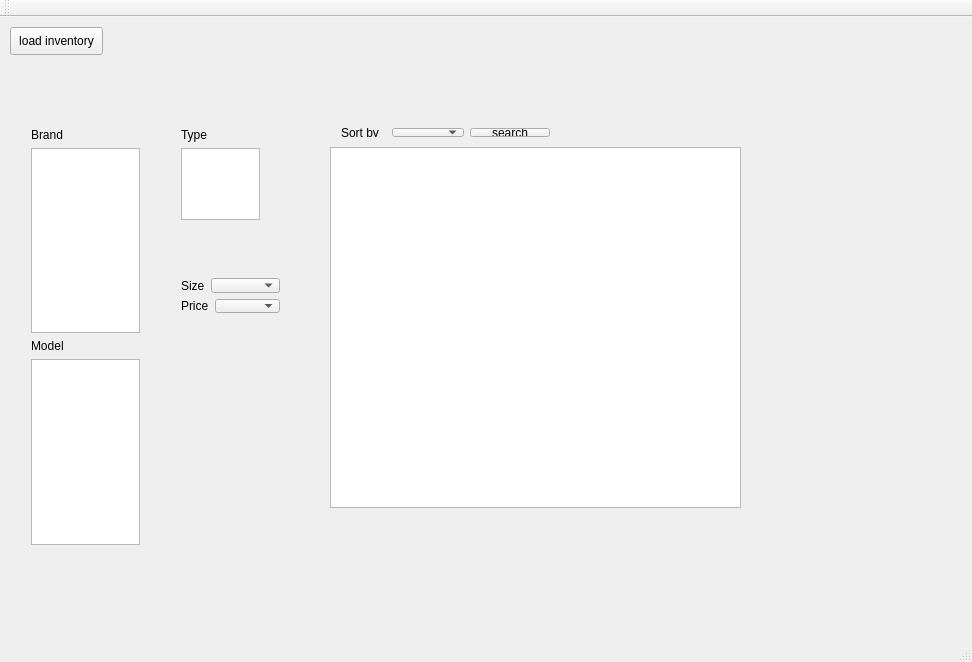
<?xml version="1.0" encoding="UTF-8"?>
<ui version="4.0">
 <class>ShopWindow</class>
 <widget class="QMainWindow" name="ShopWindow">
  <property name="geometry">
   <rect>
    <x>0</x>
    <y>0</y>
    <width>972</width>
    <height>662</height>
   </rect>
  </property>
  <property name="windowTitle">
   <string>ShopWindow</string>
  </property>
  <widget class="QWidget" name="centralWidget">
   <widget class="QPushButton" name="openButton">
    <property name="geometry">
     <rect>
      <x>10</x>
      <y>10</y>
      <width>93</width>
      <height>28</height>
     </rect>
    </property>
    <property name="text">
     <string>load inventory</string>
    </property>
   </widget>
   <widget class="QWidget" name="">
    <property name="geometry">
     <rect>
      <x>20</x>
      <y>100</y>
      <width>131</width>
      <height>439</height>
     </rect>
    </property>
    <layout class="QVBoxLayout" name="verticalLayout_3">
     <item>
      <widget class="QLabel" name="label_7">
       <property name="text">
        <string>Brand</string>
       </property>
      </widget>
     </item>
     <item>
      <widget class="QListWidget" name="brandLWidget">
       <property name="font">
        <font>
         <family>8514oem</family>
         <pointsize>8</pointsize>
        </font>
       </property>
       <property name="selectionMode">
        <enum>QAbstractItemView::MultiSelection</enum>
       </property>
      </widget>
     </item>
     <item>
      <widget class="QLabel" name="label_8">
       <property name="text">
        <string>Model</string>
       </property>
      </widget>
     </item>
     <item>
      <widget class="QListWidget" name="modelLWidget">
       <property name="font">
        <font>
         <family>8514oem</family>
         <pointsize>8</pointsize>
        </font>
       </property>
       <property name="selectionMode">
        <enum>QAbstractItemView::MultiSelection</enum>
       </property>
      </widget>
     </item>
    </layout>
   </widget>
   <widget class="QListWidget" name="listWidget">
    <property name="geometry">
     <rect>
      <x>330</x>
      <y>130</y>
      <width>411</width>
      <height>361</height>
     </rect>
    </property>
    <property name="font">
     <font>
      <family>8514oem</family>
      <pointsize>8</pointsize>
     </font>
    </property>
   </widget>
   <widget class="QWidget" name="">
    <property name="geometry">
     <rect>
      <x>170</x>
      <y>100</y>
      <width>101</width>
      <height>114</height>
     </rect>
    </property>
    <layout class="QVBoxLayout" name="verticalLayout">
     <item>
      <widget class="QLabel" name="label_3">
       <property name="text">
        <string>Type</string>
       </property>
      </widget>
     </item>
     <item>
      <widget class="QListWidget" name="typeLWidget">
       <property name="font">
        <font>
         <family>8514oem</family>
         <pointsize>8</pointsize>
        </font>
       </property>
       <property name="selectionMode">
        <enum>QAbstractItemView::MultiSelection</enum>
       </property>
      </widget>
     </item>
    </layout>
   </widget>
   <widget class="QWidget" name="">
    <property name="geometry">
     <rect>
      <x>170</x>
      <y>250</y>
      <width>121</width>
      <height>57</height>
     </rect>
    </property>
    <layout class="QVBoxLayout" name="verticalLayout_2">
     <item>
      <layout class="QHBoxLayout" name="horizontalLayout">
       <item>
        <widget class="QLabel" name="label_4">
         <property name="text">
          <string>Size</string>
         </property>
        </widget>
       </item>
       <item>
        <widget class="QComboBox" name="sizeCBox"/>
       </item>
      </layout>
     </item>
     <item>
      <layout class="QHBoxLayout" name="horizontalLayout_2">
       <item>
        <widget class="QLabel" name="label_5">
         <property name="text">
          <string>Price</string>
         </property>
        </widget>
       </item>
       <item>
        <widget class="QComboBox" name="priceCBox"/>
       </item>
      </layout>
     </item>
    </layout>
   </widget>
   <widget class="QWidget" name="">
    <property name="geometry">
     <rect>
      <x>330</x>
      <y>100</y>
      <width>231</width>
      <height>31</height>
     </rect>
    </property>
    <layout class="QHBoxLayout" name="horizontalLayout_3">
     <item>
      <widget class="QLabel" name="label_6">
       <property name="text">
        <string>Sort by</string>
       </property>
      </widget>
     </item>
     <item>
      <widget class="QComboBox" name="sortCBox"/>
     </item>
     <item>
      <widget class="QPushButton" name="searchButton">
       <property name="text">
        <string>search</string>
       </property>
      </widget>
     </item>
    </layout>
   </widget>
   <widget class="QWidget" name="">
    <property name="geometry">
     <rect>
      <x>330</x>
      <y>500</y>
      <width>104</width>
      <height>18</height>
     </rect>
    </property>
    <layout class="QHBoxLayout" name="horizontalLayout_4">
     <item>
      <widget class="QLabel" name="foundLabel">
       <property name="enabled">
        <bool>true</bool>
       </property>
       <property name="text">
        <string>Found:</string>
       </property>
       <property name="textFormat">
        <enum>Qt::PlainText</enum>
       </property>
      </widget>
     </item>
     <item>
      <widget class="QLabel" name="countLabel">
       <property name="text">
        <string>0</string>
       </property>
      </widget>
     </item>
    </layout>
   </widget>
  </widget>
  <widget class="QMenuBar" name="menuBar">
   <property name="geometry">
    <rect>
     <x>0</x>
     <y>0</y>
     <width>972</width>
     <height>26</height>
    </rect>
   </property>
  </widget>
  <widget class="QToolBar" name="mainToolBar">
   <attribute name="toolBarArea">
    <enum>TopToolBarArea</enum>
   </attribute>
   <attribute name="toolBarBreak">
    <bool>false</bool>
   </attribute>
  </widget>
  <widget class="QStatusBar" name="statusBar"/>
 </widget>
 <layoutdefault spacing="6" margin="11"/>
 <resources/>
 <connections/>
</ui>
